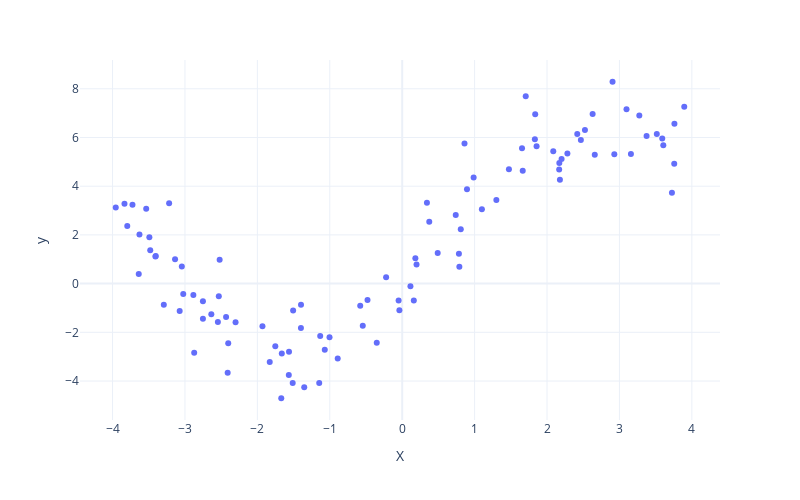

Write notebook code for a chart like this one.
### Code cell
px.scatter(data_frame=train,
           x="X",
           y="y",
           #color="y",
           #color_continuous_scale="viridis",
           height=500,
           width=800,
           template="plotly_white")
